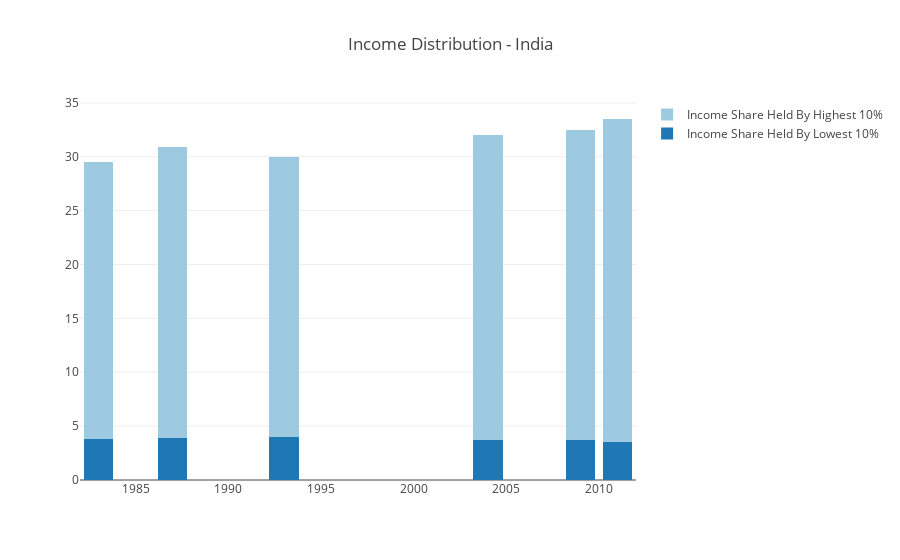

Notebook code cell kept with this figure:
### Code cell
trace1 = go.Bar(
    x = IND_income_share[IND_income_share['IndicatorCode'] == 'SI.DST.FRST.10']["Year"],
    y = IND_income_share[IND_income_share['IndicatorCode'] == 'SI.DST.FRST.10']["Value"],
    name = 'Income Share Held By Lowest 10%'
)

trace2 = go.Bar(
    x = IND_income_share[IND_income_share['IndicatorCode'] == 'SI.DST.10TH.10']["Year"],
    y = IND_income_share[IND_income_share['IndicatorCode'] == 'SI.DST.10TH.10']["Value"],
    name = 'Income Share Held By Highest 10%',
    marker = dict(
        color='rgb(158,202,225)'
    )
)

data = [trace1, trace2]
layout = go.Layout(
    title = 'Income Distribution - India',
    barmode='stack'
)

fig = go.Figure(data=data, layout=layout)
py.iplot(fig, filename='stacked-bar')

### Figure 1 — Plotly figure (JSON) as saved in the notebook; plotly's stock layout.template omitted (floating-point values rounded to 4 significant figures)
{"data": [{"name": "Income Share Held By Lowest 10%", "type": "bar", "x": [1983, 1987, 1993, 2004, 2009, 2011], "y": [3.77, 3.91, 3.95, 3.75, 3.69, 3.52]}, {"marker": {"color": "rgb(158,202,225)"}, "name": "Income Share Held By Highest 10%", "type": "bar", "x": [1983, 1987, 1993, 2004, 2009, 2011], "y": [25.72, 26.96, 25.98, 28.26, 28.79, 29.98]}], "layout": {"barmode": "stack", "title": "Income Distribution - India"}}
